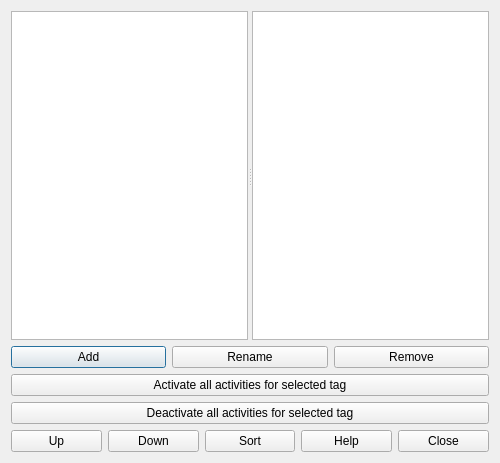
<?xml version="1.0" encoding="UTF-8"?>
<ui version="4.0">
 <class>ActivityTagsForm_template</class>
 <widget class="QDialog" name="ActivityTagsForm_template">
  <property name="geometry">
   <rect>
    <x>0</x>
    <y>0</y>
    <width>500</width>
    <height>463</height>
   </rect>
  </property>
  <property name="windowTitle">
   <string extracomment="This is the title of the activity tags dialog">Activity tags</string>
  </property>
  <layout class="QGridLayout" name="gridLayout">
   <item row="0" column="0">
    <widget class="QSplitter" name="splitter">
     <property name="sizePolicy">
      <sizepolicy hsizetype="Expanding" vsizetype="Expanding">
       <horstretch>0</horstretch>
       <verstretch>0</verstretch>
      </sizepolicy>
     </property>
     <property name="orientation">
      <enum>Qt::Horizontal</enum>
     </property>
     <widget class="QListWidget" name="activityTagsListWidget"/>
     <widget class="QPlainTextEdit" name="currentActivityTagTextEdit"/>
    </widget>
   </item>
   <item row="1" column="0">
    <layout class="QHBoxLayout" name="horizontalLayout_2">
     <item>
      <widget class="QPushButton" name="addActivityTagPushButton">
       <property name="text">
        <string>Add</string>
       </property>
      </widget>
     </item>
     <item>
      <widget class="QPushButton" name="renameActivityTagPushButton">
       <property name="text">
        <string>Rename</string>
       </property>
      </widget>
     </item>
     <item>
      <widget class="QPushButton" name="removeActivityTagPushButton">
       <property name="text">
        <string>Remove</string>
       </property>
      </widget>
     </item>
    </layout>
   </item>
   <item row="2" column="0">
    <widget class="QPushButton" name="activateActivityTagPushButton">
     <property name="text">
      <string>Activate all activities for selected tag</string>
     </property>
    </widget>
   </item>
   <item row="3" column="0">
    <widget class="QPushButton" name="deactivateActivityTagPushButton">
     <property name="text">
      <string>Deactivate all activities for selected tag</string>
     </property>
    </widget>
   </item>
   <item row="4" column="0">
    <layout class="QHBoxLayout" name="horizontalLayout">
     <item>
      <widget class="QPushButton" name="moveActivityTagUpPushButton">
       <property name="text">
        <string comment="It means move the item up in the list">Up</string>
       </property>
      </widget>
     </item>
     <item>
      <widget class="QPushButton" name="moveActivityTagDownPushButton">
       <property name="text">
        <string comment="It means move the item down in the list">Down</string>
       </property>
      </widget>
     </item>
     <item>
      <widget class="QPushButton" name="sortActivityTagsPushButton">
       <property name="text">
        <string>Sort</string>
       </property>
      </widget>
     </item>
     <item>
      <widget class="QPushButton" name="helpPushButton">
       <property name="text">
        <string>Help</string>
       </property>
      </widget>
     </item>
     <item>
      <widget class="QPushButton" name="closePushButton">
       <property name="text">
        <string>Close</string>
       </property>
      </widget>
     </item>
    </layout>
   </item>
  </layout>
 </widget>
 <layoutdefault spacing="6" margin="11"/>
 <resources/>
 <connections/>
</ui>
